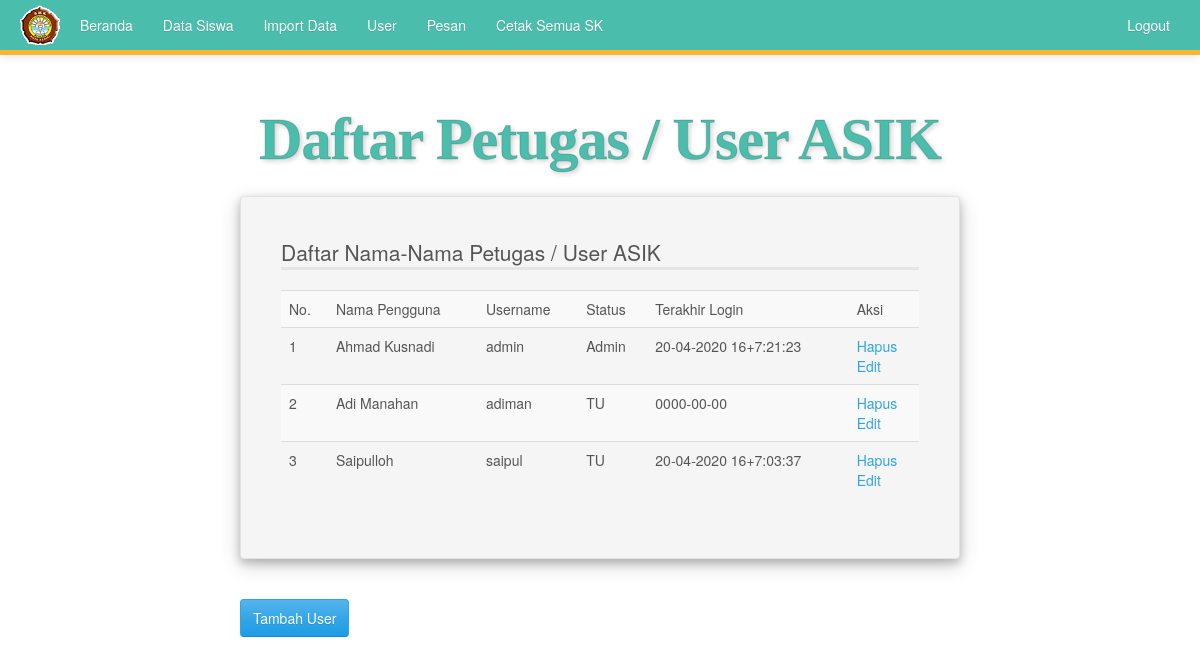
/superadmin/index.php?page=user (signed in), run on the app's committed database.
### tables this page shows
CREATE TABLE `tbl_user` (
  `id_user` int(10) NOT NULL,
  `username` varchar(100) NOT NULL,
  `pass` varchar(100) NOT NULL,
  `nama` varchar(100) NOT NULL,
  `level_user` int(1) NOT NULL,
  `log_activity` varchar(30) NOT NULL
);

### superadmin/user.php (the view, shortened to what this page needs)
<link href="../css/thickbox.css" rel="stylesheet" type="text/css" />
<h3>Daftar Petugas / User ASIK</h3>
<div class="well animasi2">
	<fieldset>
		<legend>Daftar Nama-Nama Petugas / User ASIK</legend>
		<table class="table table-striped table-hover">
			<tr>
				<td>No.</td>
				<td>Nama Pengguna</td>
				<td>Username</td>
				<td>Status</td>
				<td>Terakhir Login</td>
				<td>Aksi</td>
			</tr>
			<?php
			include('../config.php');
			$q = $mysqli->query("select * from tbl_user");
			$n = 1;
			while ($r = $q->fetch_array(MYSQLI_ASSOC)) {
				$state = "0";
				if ($r["level_user"] == 0) {
					$state = "Admin";
				} elseif ($r["level_user"] == 1) {
					$state = "TU";
				} else {
					$state = "Warning";
				}
				echo '<tr class="content"><td>' . $n . '</td><td>' . $r["nama"] . '</td><td>' . $r["username"] . '</td><td>' . $state . '</td><td>' . $r["log_activity"] . '</td>
	<td><a href="#" class="delbutton" id="' . $r['id_user'] . '" href="#" ><div id="box-link">Hapus</div></a><a href="index.php?page=edit-petugas&id_user=10" ><div id="box-link">Edit</div></a></td>
	</tr>';
				$n++;
			}
			?>
		</table>
	</fieldset>
</div>
<br />
<a href="index.php?page=tambah-user" class="btn btn-primary">Tambah User</a>

### css/styleadmin.css (style rules this page uses)
H3 { font-family: Cambria, Cochin, Georgia, Times, "Times New Roman", serif; letter-spacing: -1px; font-size: 60px; font-weight: 600; text-align: center; -webkit-text-stroke: 1px rgba(0, 0, 0, 0.15); color: #4abdac; text-shadow: 2px 2px 5px rgba(0, 0, 0, 0.2); padding: 5% 0% 2% 0%; }
.animasi2 { animation-name: example2; animation-duration: 0.5s; }
.well { padding: 40px; box-shadow: 0 4px 8px 0 rgba(0, 0, 0, 0.2), 0 6px 20px 0 rgba(0, 0, 0, 0.19); }

### data on the page
tbl_user: nama "Ahmad Kusnadi", username "admin", level_user "Admin", log_activity "20-04-2020 16+7:21:23"
tbl_user: nama "Adi Manahan", username "adiman", level_user "TU", log_activity "0000-00-00"
tbl_user: nama "Saipulloh", username "saipul", level_user "TU", log_activity "20-04-2020 16+7:03:37"
